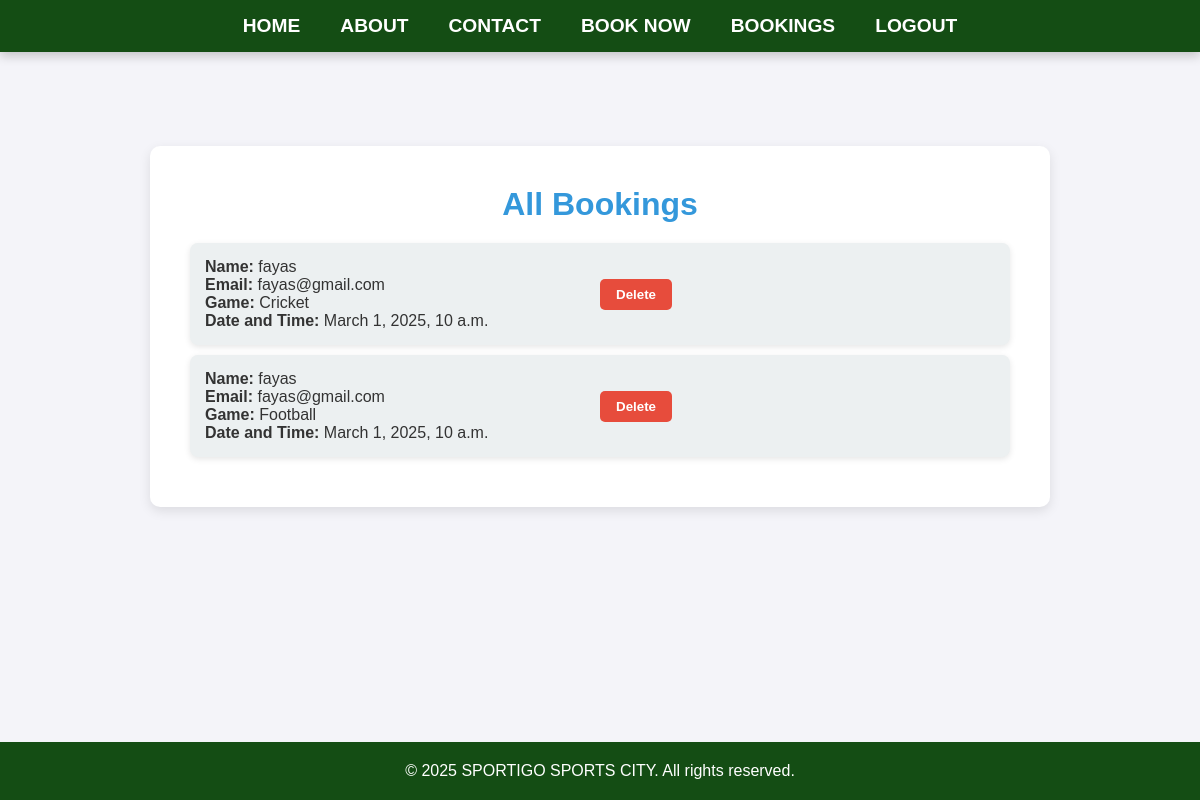
/view_bookings/ (signed in), run on the app's committed database.
### app/models.py (models this page shows, shortened)
class Turf(models.Model):
    user = models.ForeignKey(User, on_delete=models.CASCADE, null=True, blank=True)  # Allow null temporarily
    name = models.CharField(max_length=255)
    email = models.EmailField()
    date = models.DateTimeField()
    CRICKET = 'cricket'
    FOOTBALL = 'football'
    GAME_CHOICES = [
        (CRICKET, 'Cricket'),
        (FOOTBALL, 'Football'),
    ]
    game = models.CharField(
        max_length=10,
        choices=GAME_CHOICES,
        default=CRICKET,
    )

### app/views.py (the view)
# urls.py: path('view_bookings/', views.view_bookings, name='view_bookings'),
@login_required  # Ensure user is logged in
def view_bookings(request):
    bookings = Turf.objects.filter(user=request.user)  # Show only user's bookings
    return render(request, 'user/view_bookings.html', {'bookings': bookings})

### templates/user/view_bookings.html (shortened to what this page needs)
<!DOCTYPE html>
<html lang="en">
<head>
</head>
<body>
    <nav>
        <ul>
            <li><a href="/">Home</a></li>
            <li><a href="/about">About</a></li>
            <li><a href="/contact">Contact</a></li>
            <li><a href="/booking_slots">Book Now</a></li>
            <li><a href="/view_bookings">Bookings</a></li>
            <li><a href="/shp_logout">Logout</a></li>
        </ul>
    </nav>
    </nav><br><br><br><br><br><br><br>
    <div class="container">
        <h1>All Bookings</h1>
        <ul class="booking-list">
            {% for booking in bookings %}
                <li>
                    <div>
                        <p><strong>Name:</strong> {{ booking.name }}</p>
                        <p><strong>Email:</strong> {{ booking.email }}</p>
                        <p><strong>Game:</strong> {{ booking.get_game_display }}</p>
                        <p><strong>Date and Time:</strong> {{ booking.date }}</p>
                    </div>
                    <div>
                        <form method="POST" action="{% url 'delete_booking' booking.id %}" style="display: inline;">
                            <button type="submit" class="delete-btn">Delete</button>
                        </form>
                    </div>
                </li>
            {% empty %}
                <li class="no-bookings">No bookings available.</li>
            {% endfor %}
        </ul>
    </div>
    <footer>
        <p>&copy; 2025 SPORTIGO SPORTS CITY. All rights reserved.</p>
    </footer>
</body>
</html>

### templates/user/view_bookings.html (style rules this page uses)
* { margin: 0; padding: 0; box-sizing: border-box; }
body { font-family: 'Arial', sans-serif; background-color: #f4f4f9; color: #333; padding: 20px; }
.container { background-color: #fff; padding: 40px; border-radius: 10px; box-shadow: 0 4px 12px rgba(0, 0, 0, 0.1); width: 100%; max-width: 900px; margin: 0 auto; }
nav { background-color: #144d14; padding: 15px 0; position: fixed; top: 0; left: 0; width: 100vw; z-index: 10; box-shadow: 0 4px 10px rgba(0, 0, 0, 0.2); }
nav ul { display: flex; justify-content: center; list-style: none; width: 100%; padding: 0; }
nav ul li { margin: 0 20px; }
nav ul li a { color: white; font-size: 1.2rem; font-weight: bold; text-transform: uppercase; text-decoration: none; transition: color 0.3s ease-in-out; }
h1 { color: #3498db; margin-bottom: 20px; text-align: center; }
.booking-list { list-style: none; padding: 0; }
.booking-list li { background-color: #ecf0f1; padding: 15px; margin-bottom: 10px; border-radius: 8px; box-shadow: 0 2px 6px rgba(0, 0, 0, 0.1); display: flex; justify-content: space-between; align-items: center; }
.booking-list li div { flex: 1; }
.delete-btn { background-color: #e74c3c; color: white; font-weight: bold; border-radius: 5px; padding: 8px 16px; text-decoration: none; transition: background-color 0.3s ease; border: none; cursor: pointer; }
footer { background: #144d14; color: white; text-align: center; padding: 20px; width: 100vw; position: absolute; bottom: 0; left: 0; }

### data on the page
Turf: name "fayas", email "fayas@gmail.com", game "Cricket", date "March 1, 2025, 10 a.m."
Turf: name "fayas", email "fayas@gmail.com", game "Football", date "March 1, 2025, 10 a.m."
